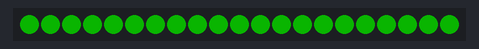
This sketch was run on a simulated Arduino Uno, built with avr-gcc and run on an emulated ATmega328P. Parts: 21 RGB LEDs in strip order, left to right. Dim RGB values are drawn brighter than linear; what the sketch prints to the serial monitor is not drawn.

Above: at 2.7 s.
At 16.89 s:
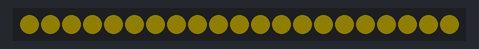
At 37.2 s:
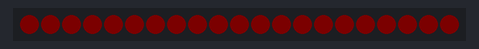

The sketch:

PulsingBreathing.ino
```cpp
//***************************************************************
// Breathing effect
// Color shifts from hueA to hueB as it pulses.
//
// Set A and B to the same hue if you don't want the color to
// change.  Saturation for the high and low can also be set.
//
// Marc Miller, 2015
// Updated Aug 2020 - removed delay, added dim8_video
//***************************************************************

#include "FastLED.h"
#define LED_TYPE    WS2812B  //WS2811, WS2812, WS2812B
#define COLOR_ORDER GRB
#define DATA_PIN 2
#define NUM_LEDS 21
#define BRIGHTNESS 100
CRGB leds[NUM_LEDS];

static float pulseSpeed = 0.5;  // Larger value gives faster pulse.

uint8_t hueA = 15;  // Start hue at valueMin.
uint8_t satA = 230;  // Start saturation at valueMin.
float valueMin = 120.0;  // Pulse minimum value (Should be less then valueMax).

uint8_t hueB = 95;  // End hue at valueMax.
uint8_t satB = 255;  // End saturation at valueMax.
float valueMax = 255.0;  // Pulse maximum value (Should be larger then valueMin).

uint8_t hue = hueA;  // Do Not Edit
uint8_t sat = satA;  // Do Not Edit
float val = valueMin;  // Do Not Edit
uint8_t hueDelta = hueA - hueB;  // Do Not Edit
static float delta = (valueMax - valueMin) / 2.35040238;  // Do Not Edit


//---------------------------------------------------------------
void setup(){
  Serial.begin(115200);  // Allows serial monitor output (check baud rate)
  delay(2000);  // Startup delay
  FastLED.addLeds<LED_TYPE, DATA_PIN, COLOR_ORDER>(leds, NUM_LEDS);
  FastLED.setBrightness(BRIGHTNESS);
  FastLED.clear();
  FastLED.show();
  Serial.println("Setup done.  \n");
}


//---------------------------------------------------------------
void loop(){
  float dV = ((exp(sin(pulseSpeed * millis()/2000.0*PI)) -0.36787944) * delta);
  val = valueMin + dV;
  hue = map(val, valueMin, valueMax, hueA, hueB);  // Map hue based on current val
  sat = map(val, valueMin, valueMax, satA, satB);  // Map sat based on current val

  for (int i = 0; i < NUM_LEDS; i++) {
    leds[i] = CHSV(hue, sat, val);

    // You can experiment with commenting out these dim8_video lines
    // to get a different sort of look.
    leds[i].r = dim8_video(leds[i].r);
    leds[i].g = dim8_video(leds[i].g);
    leds[i].b = dim8_video(leds[i].b);
  }

  FastLED.show();

} // end_main_loop
```
